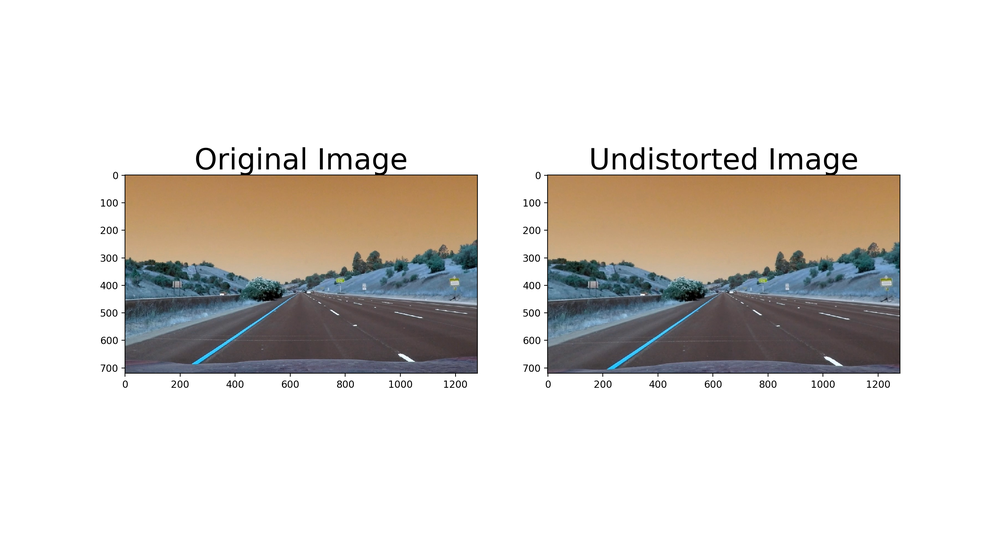
#> input picture undistorted_test_images/undistorted_straight_lines1.png, 1000 x 543 px, shrunk from 2880 x 1564 before the run; its folder holds only this picture in this run
$ python -i camera_calibration.py   (imports and definitions only)
#> lines starting #> are read from the running program, lines starting #| are printed output that depends on the picture
import numpy as np
import cv2
import glob
import matplotlib.pyplot as plt
import matplotlib.image as mpimg

def get_image_and_object_points(nx, ny):

    # image file names
    image_filenames = glob.glob('../camera_cal/calibration*.jpg')

    # object and image points
    obj_points = []
    img_points = []

    # prepare object points
    objp = np.zeros((nx*ny, 3), np.float32)
    objp[:,:2] = np.mgrid[0:nx, 0:ny].T.reshape(-1,2)

    for filename in image_filenames:

        image = mpimg.imread(filename)

        # convert to grayscale
        gray = cv2.cvtColor(image, cv2.COLOR_RGB2GRAY)

        # find chessboard corners
        ret, corners = cv2.findChessboardCorners(gray, (nx, ny), None)

        if ret == True:
            img_points.append(corners)
            obj_points.append(objp)

            # draw and display the corners
            # img_with_corners = cv2.drawChessboardCorners(image, (nx, ny), corners, ret)
            # plt.show(img_with_corners)

    return obj_points, img_points

def get_calibration_metrics(image):
    # Use cv2.calibrateCamera()
    obj_points, img_points = get_image_and_object_points(9, 6)
    gray = cv2.cvtColor(image,cv2.COLOR_BGR2GRAY)
    ret, mtx, dist, rvecs, tvecs = cv2.calibrateCamera(obj_points, img_points, gray.shape[::-1], None, None)

    return ret, mtx, dist, rvecs, tvecs

def calibrate_and_undistort(image):
    # Use cv2.undistort()
    ret, mtx, dist, rvecs, tvecs = get_calibration_metrics(image)
    undistorted_img = cv2.undistort(image, mtx, dist, None, mtx)

    return undistorted_img

def undistort(image):
    undistorted_img = calibrate_and_undistort(image)
    return undistorted_img

def test():
    test_image = cv2.imread('../test_images/straight_lines2.jpg')
    undistorted_img = undistort(test_image)

    f, (ax1, ax2) = plt.subplots(1, 2, figsize=(20,10))
    ax1.imshow(test_image)
    ax1.set_title('Original Image', fontsize=30)
    ax2.imshow(undistorted_img)
    ax2.set_title('Undistorted Image', fontsize=30)
    plt.show()

class Calibration():
    def __init__(self):
        self.mtx = None
        self.dist = None
        self.rvecs = None
        self.tvecs = None

#test()

>>> import cv2
>>> picture = cv2.cvtColor(cv2.imread('../undistorted_test_images/undistorted_straight_lines1.png'), cv2.COLOR_BGR2RGB)
>>> result = calibrate_and_undistort(picture)
#> in get_calibration_metrics, `gray = cv2.cvtColor(image,cv2.COLOR_BGR2GRAY)`:
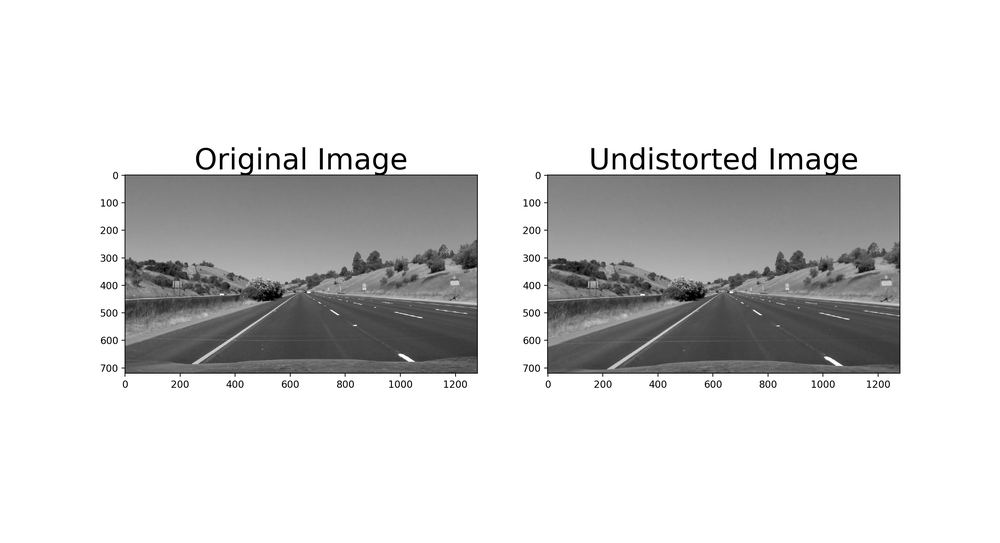
#> gray: shape (543, 1000); min 0, max 255, mean 216.3
#> (the run stopped early here; a loop or call above may not have finished)
